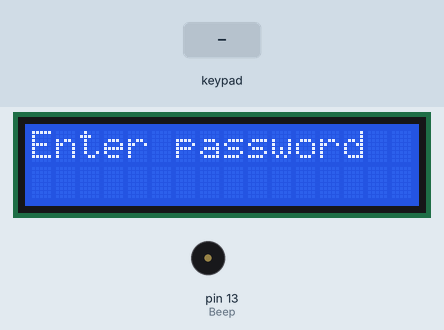
A program run on a simulated Arduino Uno, built with avr-gcc and run on an emulated ATmega328P. Parts: 16×2 character LCD, buzzer (waves = sounding). Inputs (shaded band) come from the test bench. What the program prints to the serial monitor is not drawn.

Above: at 1.2 s.
1.3 s: keypad keys 7 5 5 3 6 0 8 pressed 0.4 s apart
At 4.5 s:
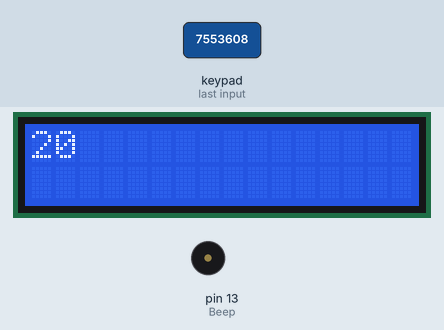
At 25.0 s:
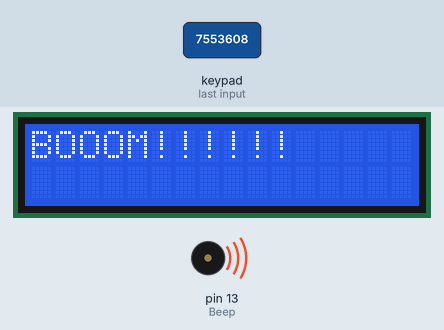
Timing chart, 0 to 31.2 s (numbered marks = the images above; inputs shaded):
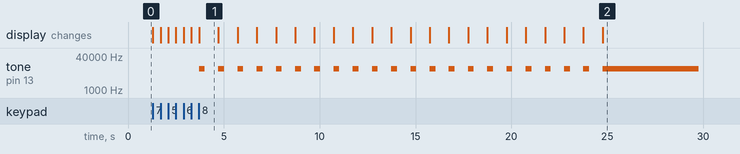

Measured:
- after the input at 1.3 s, tone on pin 13 (Beep): goes 21 × (10176 Hz 0.30 s, silent 0.70 s), 10176 Hz 5.0 s, then silent, starting after 2.4 s; the display: first changes at once (image 1 shows a later state)
- what the display in image 1 shows lasts 1.0 s, from 3.7 s to 4.7 s

The program:

main.cpp
```cpp
#include <Arduino.h>

// Chamada das bibliotecas necessárias para utilizar o teclado e o display
#include <Keypad.h>
#include <LiquidCrystal.h>


LiquidCrystal lcd(5, 4, 3, 2, A4, A5);
const int Beep = 13;
const byte ROWS = 4; // quantidade de linhas que utilizaremos no teclado
const byte COLS = 4; // quantidade de colunas que utilizaremos no teclado

char keys[ROWS][COLS] = // símbolos do teclado
{

  {'1','2','3','A'},

  {'4','5','6','B'},

  {'7','8','9','C'},

  {'*','0','#','D'}

};

byte rowPins[ROWS] = {A0, A1, 11, 10}; // informamos ao microcontrolador quais são os pinos das linhas

byte colPins[COLS] = {9, 8, 7, 6}; // informamos ao microcontrolador quais são os pinos das colunas

int LCDRow = 0; // indica em qual linha estamos no display

int LCDPos = 0; // indica em qual posição estamos na linha do display


#define passwordLength 8 // definimos o tamanho da senha

char inputText[passwordLength]; // aqui ficam os números que iremos inserir

char password[passwordLength] = "7553608"; // esta é a nossa senha


Keypad keypad = Keypad( makeKeymap(keys), rowPins, colPins, ROWS, COLS ); // criamos o teclado


bool isBombBoom = false; // variável condicional que indica se a bomba explodiu (ideia parcialmente abandonada)


// Preparamos todos os dispositivos necessários para a bomba
void setup()

{

   pinMode(Beep, OUTPUT);

   Serial.begin(9600);

   lcd.begin(16, 2);

   lcd.setCursor(LCDRow, 0);

   lcd.setCursor(0, 0);

   lcd.print("Enter password  ");

   lcdRestPos();

}


// Método para redefinir a posição no display
void lcdRestPos()
{

  LCDPos = 0;

  lcd.setCursor(LCDPos, 1);

}


// Limpa a linha do display
void lcdClearLine() {

  lcdRestPos();

  lcd.print("                ");

  lcdRestPos();

}


void loop()

{

 char key = keypad.getKey(); // botão que foi pressionado

 if (!isBombBoom && key == '*') // Se o botão pressionado for *, apaga a senha digitada

  {

   	lcdClearLine();

  }

  else if (!isBombBoom && key)

  {

    if (LCDPos == 0) // Se a posição estiver no início, limpamos a linha

    {

      	lcdClearLine();

    }

    Serial.println(key); // Exibe os símbolos digitados no Serial Monitor para teste ou diagnóstico em caso de erros no funcionamento da bomba.

    inputText[LCDPos] = key; // Armazena o símbolo digitado como parte da senha que estamos inserindo.

    lcd.print(key); // Exibe no display o símbolo que foi digitado

    lcd.setCursor(++LCDPos, 1); // Altera a posição, avançando uma posição

    if (LCDPos == 7) // Quando a posição chega ao máximo de caracteres (7 caracteres), verifica se a senha está correta

    {

      lcdRestPos();

      if (!strcmp(inputText, password)) // Realiza a verificação da senha caso esteja correta

      {

        lcdClearLine(); // Limpa a linha para o temporizador da bomba

        for(int i = 20; i >= 0; i--) // Ciclo do temporizador contendo o dispositivo sonoro (Piezo) e o LED (o LED está conectado no mesmo local com o Piezo para economizar espaço)
 //antes tinha colocado 40
        {

        	tone(Beep, 600000);

        	lcd.clear();

        	lcd.print(i);

            delay(300);

            noTone(Beep);

            delay(700);

        }
        lcd.clear(); // Exibe a explosão

        lcd.print("BOOOM!!!!!!");

        tone(Beep, 600000);

        delay(5000);

        noTone(Beep);

      }

      else  // Ação realizada quando a senha estiver incorreta

      {

        lcd.print("Password wrong  ");

      }

      lcdRestPos(); // Redefine a posição

    }

  }

}
```
